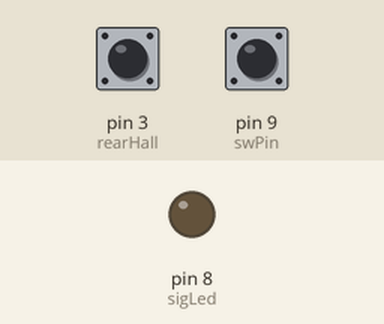
This sketch was run on a simulated Arduino Uno, built with avr-gcc and run on an emulated ATmega328P. Parts: output pins drawn as LEDs (lit = HIGH). The inputs (shaded band) are chosen by the test bench; at power-on: pin 9 (swPin) HIGH, pin 3 (rearHall) HIGH.

Above: at 1.2 s.
1.3 s: pin 9 (swPin) pulled LOW for 0.15 s
At 1.37 s:
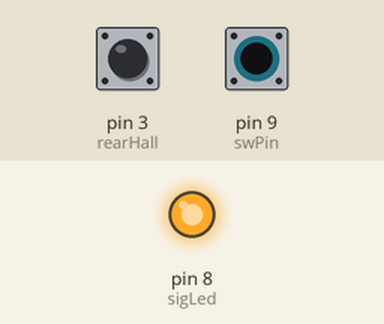
2.9 s: pin 9 (swPin) pulled LOW for 3.2 s
At 6.5 s:
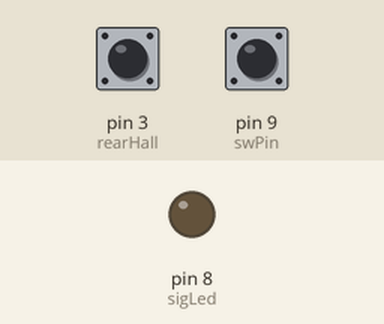
Timing chart, 0 to 8.0 s (numbered marks = the images above; inputs shaded):
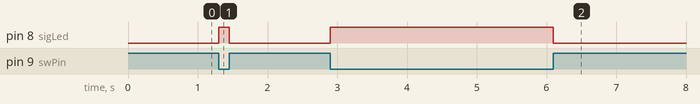

The sketch:

V1.ino
```cpp
int sigLed=8;
int swPin=9;

int frontHall=2;
int rearHall=3;

int circRear=0.80; // metri, treba tocno izmjerit
int circFront=0.80; // metri, treba tocno izmjerit

int magNumRear=1; // vise magneta > veca preciznost
int magNumFront=1; // vise magneta > veca preciznost

volatile unsigned long pulseRearCount=0;
volatile unsigned long pulseFrontCount=0;

unsigned long lastMillis=0;

float speedRear=0;
float speedFront=0;
float speedDiffVal=0;

void setup() {
  // put your setup code here, to run once:
  pinMode(swPin, INPUT_PULLUP);
  pinMode(sigLed, OUTPUT);

  pinMode(rearHall, INPUT_PULLUP);
  pinMode(frontHall, INPUT_PULLUP);

  attachInterrupt(digitalPinToInterrupt(rearHall), pulseRear, FALLING);
  attachInterrupt(digitalPinToInterrupt(frontHall), pulseFront, FALLING);
}


void loop() {
  // put your main code here, to run repeatedly:
  if(digitalRead(swPin)==1){
  digitalWrite(sigLed, LOW);
  }
  else{
    digitalWrite(sigLed, HIGH);

    if(millis()-lastMillis >= 1000){
        detachInterrupt(digitalPinToInterrupt(rearHall));
        detachInterrupt(digitalPinToInterrupt(frontHall));

        speedRear=rearWheelSpeed();
        speedFront=frontWheelSpeed();
        speedDiffVal=speedDiff();

        pulseFrontCount = 0;
        pulseRearCount = 0;

        lastMillis = millis();


        attachInterrupt(digitalPinToInterrupt(rearHall), pulseRear, FALLING);
        attachInterrupt(digitalPinToInterrupt(rearHall), pulseFront, FALLING);


    }
  }
}

void pulseRear(){
  pulseRearCount++;
}
void pulseFront(){
  pulseFrontCount++;
}

float rearWheelSpeed(){

  float revs = (float)pulseRearCount / magNumRear;
  float dist = revs * circRear;
  float mps = dist / 1.0;

  return mps * 3.6;
}
float frontWheelSpeed(){

  float revs = (float)pulseFrontCount / magNumFront;
  float dist = revs * circFront;
  float mps = dist / 1.0;

  return mps * 3.6;
}

float speedDiff(){

  return speedRear - speedFront;
}
```

Measured:
- after the input at 1.3 s, pin 8 (sigLed): LOW → HIGH at once, → LOW 0.15 s later
- after the input at 2.9 s, pin 8 (sigLed): LOW → HIGH at once, → LOW 3.2 s later
